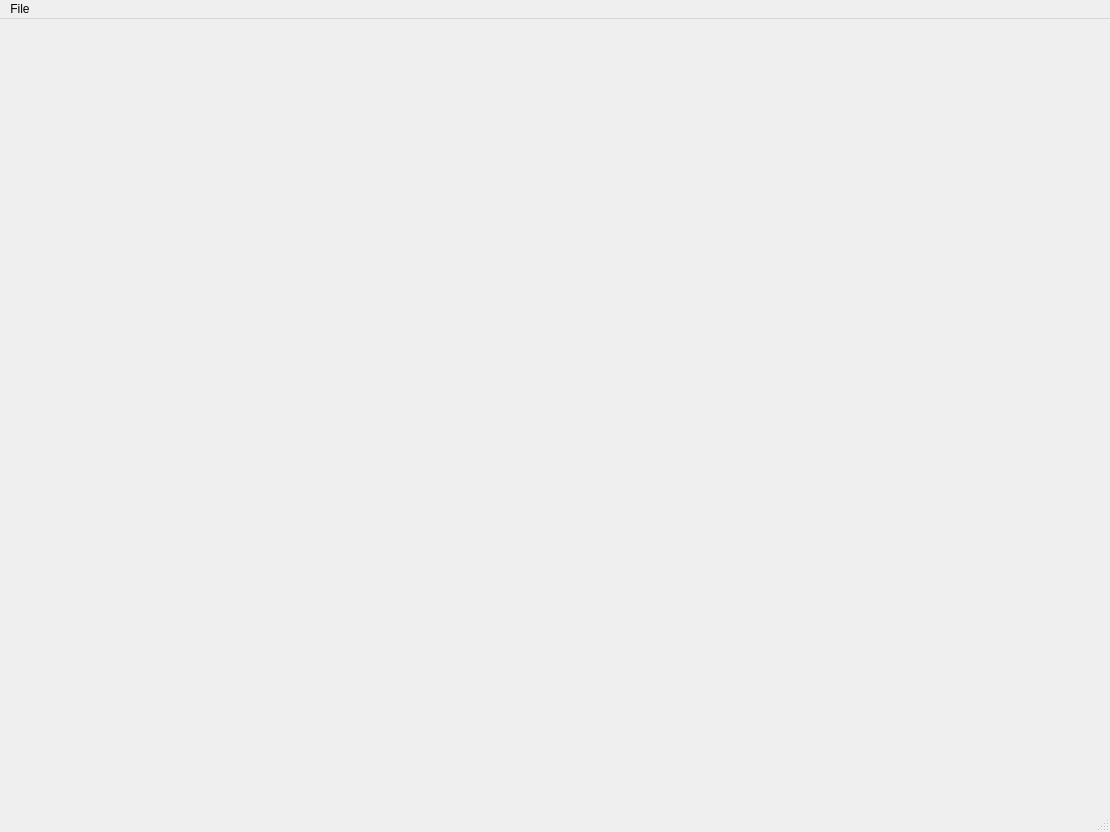
<?xml version="1.0" encoding="UTF-8"?>
<ui version="4.0">
 <class>MainWindow</class>
 <widget class="QMainWindow" name="MainWindow">
  <property name="geometry">
   <rect>
    <x>0</x>
    <y>0</y>
    <width>1110</width>
    <height>832</height>
   </rect>
  </property>
  <property name="windowTitle">
   <string>MainWindow</string>
  </property>
  <widget class="QWidget" name="centralwidget"/>
  <widget class="QMenuBar" name="menubar">
   <property name="geometry">
    <rect>
     <x>0</x>
     <y>0</y>
     <width>1110</width>
     <height>22</height>
    </rect>
   </property>
   <widget class="QMenu" name="menuFile">
    <property name="title">
     <string>File</string>
    </property>
    <addaction name="actionOpen"/>
    <addaction name="actionSave"/>
   </widget>
   <addaction name="menuFile"/>
  </widget>
  <widget class="QStatusBar" name="statusbar"/>
  <action name="actionOpen">
   <property name="text">
    <string>Open</string>
   </property>
  </action>
  <action name="actionSave">
   <property name="text">
    <string>Save</string>
   </property>
  </action>
 </widget>
 <resources/>
 <connections/>
</ui>
